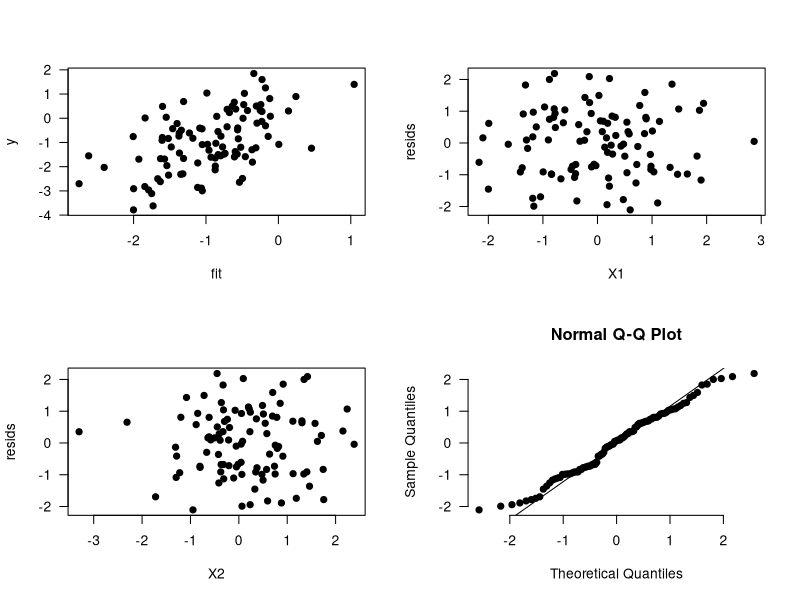

This chart was generated by the following R code:
## ---- chunk 1
generate.data <- function(n){
  X = matrix(rnorm(2*n), n, 2)
  epsilon = rnorm(n)
  beta = runif(3, -1, 1) 
  y = cbind(1, X) %*% beta + epsilon # how would you generate y from a linear model?
  df = data.frame(y=y, X1 = X[,1], X2 = X[,2])
  return(df)
}

estimate.and.plot <- function(dataframe, ...){
  mdl = lm(y~X1+X2, data=dataframe)
  resids = residuals(mdl) # how do you get residuals?
  fit =  fitted(mdl) # how do you get the fitted values?
  par(mfrow=c(2,2))
  with(dataframe, { ## Answer a question below about this line
    plot(y~fit, las=1, pch=19,...)
    plot(resids~X1, las=1, pch=19,...)
    plot(resids~X2, las=1, pch=19,...)
    })
  qqnorm(resids, pch=19, bty='n',las=1)
  qqline(resids)
  return(mdl)
}
## ---- chunk 2
# 1. Use this chunk to generate some data with the first function. 
# 2. Estimate the model with the second function.
# 3. Uncomment the code below to include a table with coefficient 
#    estimates (replace mdl with the correct output from the second
#    function).

dataframe = generate.data(100)
mdl = estimate.and.plot(dataframe)
knitr::kable(summary(mdl)$coef, digits=3)
